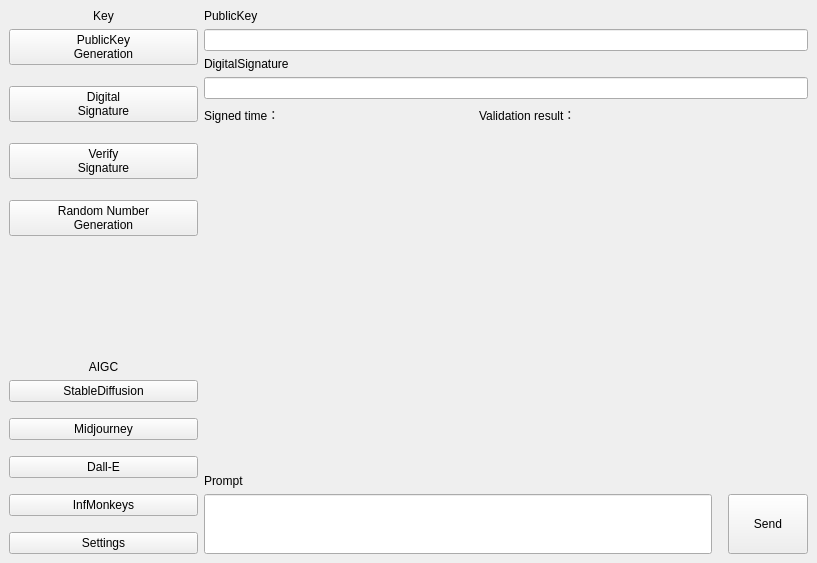
<?xml version="1.0" encoding="UTF-8"?>
<ui version="4.0">
 <class>MainWindow</class>
 <widget class="QMainWindow" name="MainWindow">
  <property name="geometry">
   <rect>
    <x>0</x>
    <y>0</y>
    <width>817</width>
    <height>563</height>
   </rect>
  </property>
  <property name="windowTitle">
   <string>MainWindow</string>
  </property>
  <widget class="QWidget" name="centralwidget">
   <layout class="QGridLayout" name="gridLayout_2">
    <item row="0" column="0" rowspan="3">
     <layout class="QGridLayout" name="gridLayout">
      <property name="sizeConstraint">
       <enum>QLayout::SetFixedSize</enum>
      </property>
      <item row="1" column="0">
       <widget class="QPushButton" name="btn_01">
        <property name="sizePolicy">
         <sizepolicy hsizetype="Minimum" vsizetype="Preferred">
          <horstretch>0</horstretch>
          <verstretch>0</verstretch>
         </sizepolicy>
        </property>
        <property name="text">
         <string>PublicKey
Generation</string>
        </property>
       </widget>
      </item>
      <item row="11" column="0">
       <spacer name="verticalSpacer_4">
        <property name="orientation">
         <enum>Qt::Vertical</enum>
        </property>
        <property name="sizeType">
         <enum>QSizePolicy::Fixed</enum>
        </property>
        <property name="sizeHint" stdset="0">
         <size>
          <width>20</width>
          <height>10</height>
         </size>
        </property>
       </spacer>
      </item>
      <item row="0" column="0">
       <widget class="QLabel" name="label_4">
        <property name="text">
         <string>Key</string>
        </property>
        <property name="alignment">
         <set>Qt::AlignCenter</set>
        </property>
        <property name="wordWrap">
         <bool>false</bool>
        </property>
       </widget>
      </item>
      <item row="8" column="0">
       <spacer name="verticalSpacer_7">
        <property name="orientation">
         <enum>Qt::Vertical</enum>
        </property>
        <property name="sizeType">
         <enum>QSizePolicy::MinimumExpanding</enum>
        </property>
        <property name="sizeHint" stdset="0">
         <size>
          <width>20</width>
          <height>30</height>
         </size>
        </property>
       </spacer>
      </item>
      <item row="2" column="0">
       <spacer name="verticalSpacer_2">
        <property name="orientation">
         <enum>Qt::Vertical</enum>
        </property>
        <property name="sizeType">
         <enum>QSizePolicy::Fixed</enum>
        </property>
        <property name="sizeHint" stdset="0">
         <size>
          <width>20</width>
          <height>15</height>
         </size>
        </property>
       </spacer>
      </item>
      <item row="12" column="0">
       <widget class="QPushButton" name="btn_12">
        <property name="enabled">
         <bool>true</bool>
        </property>
        <property name="sizePolicy">
         <sizepolicy hsizetype="Minimum" vsizetype="Preferred">
          <horstretch>0</horstretch>
          <verstretch>0</verstretch>
         </sizepolicy>
        </property>
        <property name="text">
         <string>Midjourney</string>
        </property>
       </widget>
      </item>
      <item row="18" column="0">
       <widget class="QPushButton" name="btn_15">
        <property name="sizePolicy">
         <sizepolicy hsizetype="Minimum" vsizetype="Preferred">
          <horstretch>0</horstretch>
          <verstretch>0</verstretch>
         </sizepolicy>
        </property>
        <property name="text">
         <string>Settings</string>
        </property>
        <property name="icon">
         <iconset resource="images/res.qrc">
          <normaloff>:/setting2.png</normaloff>:/setting2.png</iconset>
        </property>
        <property name="iconSize">
         <size>
          <width>16</width>
          <height>16</height>
         </size>
        </property>
       </widget>
      </item>
      <item row="13" column="0">
       <spacer name="verticalSpacer_5">
        <property name="orientation">
         <enum>Qt::Vertical</enum>
        </property>
        <property name="sizeType">
         <enum>QSizePolicy::Fixed</enum>
        </property>
        <property name="sizeHint" stdset="0">
         <size>
          <width>20</width>
          <height>10</height>
         </size>
        </property>
       </spacer>
      </item>
      <item row="6" column="0">
       <spacer name="verticalSpacer_9">
        <property name="orientation">
         <enum>Qt::Vertical</enum>
        </property>
        <property name="sizeType">
         <enum>QSizePolicy::Fixed</enum>
        </property>
        <property name="sizeHint" stdset="0">
         <size>
          <width>20</width>
          <height>15</height>
         </size>
        </property>
       </spacer>
      </item>
      <item row="16" column="0">
       <widget class="QPushButton" name="btn_14">
        <property name="sizePolicy">
         <sizepolicy hsizetype="Minimum" vsizetype="Preferred">
          <horstretch>0</horstretch>
          <verstretch>0</verstretch>
         </sizepolicy>
        </property>
        <property name="text">
         <string>InfMonkeys</string>
        </property>
       </widget>
      </item>
      <item row="15" column="0">
       <spacer name="verticalSpacer_6">
        <property name="orientation">
         <enum>Qt::Vertical</enum>
        </property>
        <property name="sizeType">
         <enum>QSizePolicy::Fixed</enum>
        </property>
        <property name="sizeHint" stdset="0">
         <size>
          <width>20</width>
          <height>10</height>
         </size>
        </property>
       </spacer>
      </item>
      <item row="5" column="0">
       <widget class="QPushButton" name="btn_03">
        <property name="sizePolicy">
         <sizepolicy hsizetype="Minimum" vsizetype="Preferred">
          <horstretch>0</horstretch>
          <verstretch>0</verstretch>
         </sizepolicy>
        </property>
        <property name="text">
         <string>Verify
Signature</string>
        </property>
       </widget>
      </item>
      <item row="14" column="0">
       <widget class="QPushButton" name="btn_13">
        <property name="sizePolicy">
         <sizepolicy hsizetype="Minimum" vsizetype="Preferred">
          <horstretch>0</horstretch>
          <verstretch>0</verstretch>
         </sizepolicy>
        </property>
        <property name="text">
         <string>Dall-E</string>
        </property>
       </widget>
      </item>
      <item row="3" column="0">
       <widget class="QPushButton" name="btn_02">
        <property name="sizePolicy">
         <sizepolicy hsizetype="Minimum" vsizetype="Preferred">
          <horstretch>0</horstretch>
          <verstretch>0</verstretch>
         </sizepolicy>
        </property>
        <property name="text">
         <string>Digital
Signature</string>
        </property>
       </widget>
      </item>
      <item row="10" column="0">
       <widget class="QPushButton" name="btn_11">
        <property name="sizePolicy">
         <sizepolicy hsizetype="Minimum" vsizetype="Preferred">
          <horstretch>0</horstretch>
          <verstretch>0</verstretch>
         </sizepolicy>
        </property>
        <property name="text">
         <string>StableDiffusion</string>
        </property>
       </widget>
      </item>
      <item row="9" column="0">
       <widget class="QLabel" name="label_5">
        <property name="text">
         <string>AIGC</string>
        </property>
        <property name="alignment">
         <set>Qt::AlignCenter</set>
        </property>
       </widget>
      </item>
      <item row="4" column="0">
       <spacer name="verticalSpacer_3">
        <property name="orientation">
         <enum>Qt::Vertical</enum>
        </property>
        <property name="sizeType">
         <enum>QSizePolicy::Fixed</enum>
        </property>
        <property name="sizeHint" stdset="0">
         <size>
          <width>20</width>
          <height>15</height>
         </size>
        </property>
       </spacer>
      </item>
      <item row="17" column="0">
       <spacer name="verticalSpacer">
        <property name="orientation">
         <enum>Qt::Vertical</enum>
        </property>
        <property name="sizeType">
         <enum>QSizePolicy::Fixed</enum>
        </property>
        <property name="sizeHint" stdset="0">
         <size>
          <width>189</width>
          <height>10</height>
         </size>
        </property>
       </spacer>
      </item>
      <item row="7" column="0">
       <widget class="QPushButton" name="btn_04">
        <property name="sizePolicy">
         <sizepolicy hsizetype="Minimum" vsizetype="Preferred">
          <horstretch>0</horstretch>
          <verstretch>0</verstretch>
         </sizepolicy>
        </property>
        <property name="text">
         <string>Random Number
Generation</string>
        </property>
       </widget>
      </item>
     </layout>
    </item>
    <item row="0" column="1">
     <layout class="QGridLayout" name="gridLayout_4">
      <property name="sizeConstraint">
       <enum>QLayout::SetFixedSize</enum>
      </property>
      <item row="1" column="0">
       <widget class="QLineEdit" name="lineEdit_1">
        <property name="sizePolicy">
         <sizepolicy hsizetype="Expanding" vsizetype="Preferred">
          <horstretch>0</horstretch>
          <verstretch>0</verstretch>
         </sizepolicy>
        </property>
       </widget>
      </item>
      <item row="2" column="0">
       <widget class="QLabel" name="label_2">
        <property name="text">
         <string>DigitalSignature</string>
        </property>
       </widget>
      </item>
      <item row="4" column="0">
       <layout class="QHBoxLayout" name="horizontalLayout">
        <item>
         <widget class="QLabel" name="label_6">
          <property name="text">
           <string>Signed time：</string>
          </property>
         </widget>
        </item>
        <item>
         <widget class="QLabel" name="label_7">
          <property name="text">
           <string>Validation result：</string>
          </property>
         </widget>
        </item>
        <item>
         <spacer name="horizontalSpacer">
          <property name="orientation">
           <enum>Qt::Horizontal</enum>
          </property>
          <property name="sizeType">
           <enum>QSizePolicy::Fixed</enum>
          </property>
          <property name="sizeHint" stdset="0">
           <size>
            <width>60</width>
            <height>20</height>
           </size>
          </property>
         </spacer>
        </item>
       </layout>
      </item>
      <item row="3" column="0">
       <widget class="QLineEdit" name="lineEdit_2">
        <property name="sizePolicy">
         <sizepolicy hsizetype="Expanding" vsizetype="Preferred">
          <horstretch>0</horstretch>
          <verstretch>0</verstretch>
         </sizepolicy>
        </property>
       </widget>
      </item>
      <item row="0" column="0">
       <widget class="QLabel" name="label_1">
        <property name="text">
         <string>PublicKey</string>
        </property>
       </widget>
      </item>
     </layout>
    </item>
    <item row="1" column="1">
     <layout class="QGridLayout" name="gridLayout_8">
      <property name="sizeConstraint">
       <enum>QLayout::SetMaximumSize</enum>
      </property>
      <property name="verticalSpacing">
       <number>6</number>
      </property>
      <item row="0" column="1">
       <widget class="QLabel" name="label_image">
        <property name="sizePolicy">
         <sizepolicy hsizetype="Ignored" vsizetype="Ignored">
          <horstretch>0</horstretch>
          <verstretch>0</verstretch>
         </sizepolicy>
        </property>
        <property name="text">
         <string/>
        </property>
        <property name="alignment">
         <set>Qt::AlignCenter</set>
        </property>
       </widget>
      </item>
      <item row="0" column="0">
       <spacer name="verticalSpacer_10">
        <property name="orientation">
         <enum>Qt::Vertical</enum>
        </property>
        <property name="sizeType">
         <enum>QSizePolicy::Expanding</enum>
        </property>
        <property name="sizeHint" stdset="0">
         <size>
          <width>0</width>
          <height>0</height>
         </size>
        </property>
       </spacer>
      </item>
     </layout>
    </item>
    <item row="2" column="1">
     <layout class="QGridLayout" name="gridLayout_5">
      <property name="sizeConstraint">
       <enum>QLayout::SetMinimumSize</enum>
      </property>
      <property name="topMargin">
       <number>0</number>
      </property>
      <property name="spacing">
       <number>6</number>
      </property>
      <item row="0" column="0">
       <widget class="QLabel" name="label_3">
        <property name="sizePolicy">
         <sizepolicy hsizetype="Preferred" vsizetype="Preferred">
          <horstretch>0</horstretch>
          <verstretch>0</verstretch>
         </sizepolicy>
        </property>
        <property name="text">
         <string>Prompt</string>
        </property>
       </widget>
      </item>
      <item row="1" column="0">
       <layout class="QHBoxLayout" name="horizontalLayout_2">
        <property name="sizeConstraint">
         <enum>QLayout::SetFixedSize</enum>
        </property>
        <item>
         <widget class="QLineEdit" name="lineEdit_3">
          <property name="sizePolicy">
           <sizepolicy hsizetype="Expanding" vsizetype="Preferred">
            <horstretch>0</horstretch>
            <verstretch>0</verstretch>
           </sizepolicy>
          </property>
         </widget>
        </item>
        <item>
         <spacer name="verticalSpacer_8">
          <property name="orientation">
           <enum>Qt::Vertical</enum>
          </property>
          <property name="sizeType">
           <enum>QSizePolicy::Fixed</enum>
          </property>
          <property name="sizeHint" stdset="0">
           <size>
            <width>10</width>
            <height>60</height>
           </size>
          </property>
         </spacer>
        </item>
        <item>
         <widget class="QPushButton" name="btn_16">
          <property name="sizePolicy">
           <sizepolicy hsizetype="Preferred" vsizetype="Preferred">
            <horstretch>0</horstretch>
            <verstretch>0</verstretch>
           </sizepolicy>
          </property>
          <property name="text">
           <string>Send</string>
          </property>
         </widget>
        </item>
       </layout>
      </item>
     </layout>
    </item>
   </layout>
  </widget>
 </widget>
 <resources>
  <include location="images/res.qrc"/>
 </resources>
 <connections/>
</ui>
